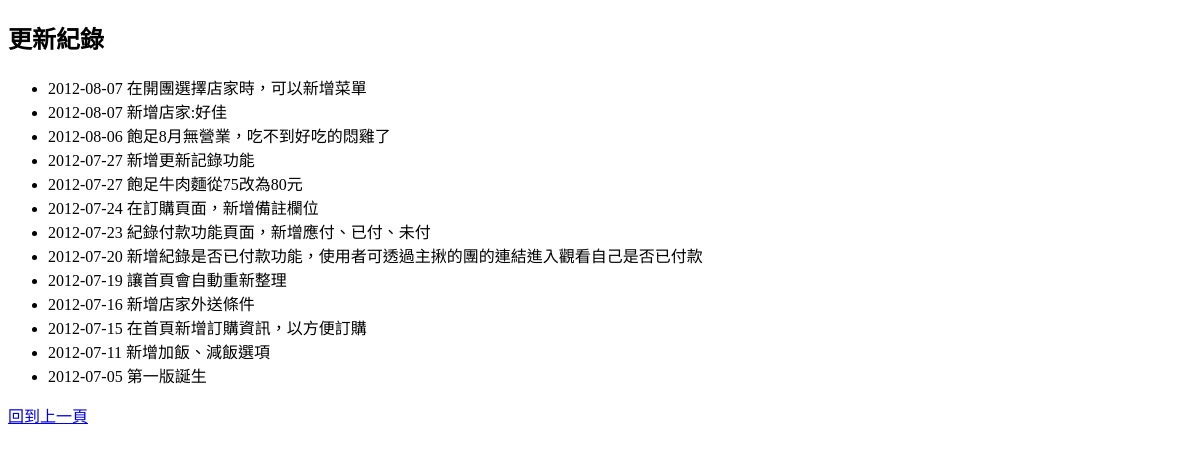
The app's page /changelog.php, older data.
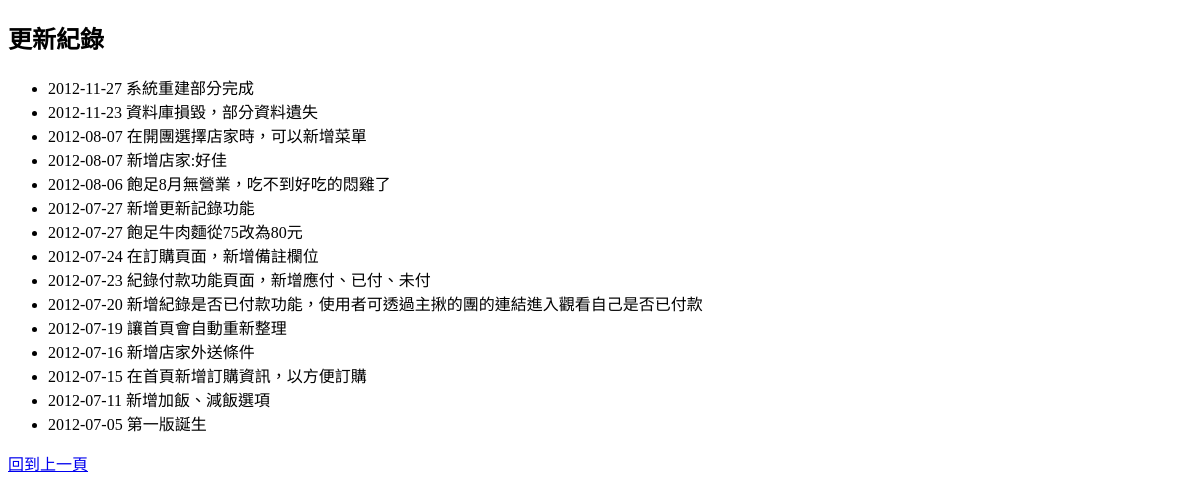
The same page, newer data.
### tables this page shows
CREATE TABLE IF NOT EXISTS `changeLog` (
  `id` int(11) NOT NULL AUTO_INCREMENT,
  `changeContent` text NOT NULL,
  `changeDate` text NOT NULL,
  PRIMARY KEY (`id`)
);

### changelog.php (the view, shortened to what this page needs)
<?php require_once('Connections/connection.php'); ?>
<!DOCTYPE html PUBLIC "-//W3C//DTD XHTML 1.0 Strict//EN" "http://www.w3.org/TR/xhtml1/DTD/xhtml1-strict.dtd">
<html xmlns="http://www.w3.org/1999/xhtml" dir="ltr" lang="zh-tw" xml:lang="zh-tw">
	<head>
	</head>
	<body>
		<h2>更新紀錄</h2>
		<ul>
		<?php
			$query7 = "SELECT * FROM changeLog order by changeDate DESC";
			$result7 = mysql_query($query7, $connection) or die(mysql_error());
			if ($result7) {
				while ( $row7 = mysql_fetch_assoc($result7) ) {
		?>
			<li>
				<span><?php echo $row7['changeDate']; ?></span>
				<span><?php echo $row7['changeContent']; ?></span>
			</li>
		<?php
				}
			}
		?>
		</ul>
		<a href="index.php">回到上一頁</a>
	</body>
</html>

Row changes from the older to the newer data that the page shows:
added changelog: changeDate "2012-11-27", changeContent "系統重建部分完成"
added changelog: changeDate "2012-11-23", changeContent "資料庫損毀，部分資料遺失"
